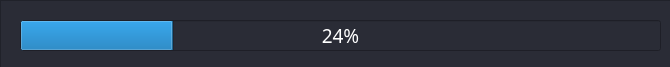
<?xml version="1.0" encoding="UTF-8"?>
<ui version="4.0">
 <class>LoadingWindow</class>
 <widget class="QMainWindow" name="LoadingWindow">
  <property name="geometry">
   <rect>
    <x>0</x>
    <y>0</y>
    <width>670</width>
    <height>67</height>
   </rect>
  </property>
  <property name="windowTitle">
   <string/>
  </property>
  <widget class="QWidget" name="centralwidget">
   <widget class="QFrame" name="frame">
    <property name="geometry">
     <rect>
      <x>0</x>
      <y>0</y>
      <width>721</width>
      <height>181</height>
     </rect>
    </property>
    <property name="styleSheet">
     <string notr="true">background-color: rgb(42, 44, 54);</string>
    </property>
    <property name="frameShape">
     <enum>QFrame::StyledPanel</enum>
    </property>
    <property name="frameShadow">
     <enum>QFrame::Raised</enum>
    </property>
    <widget class="QProgressBar" name="progressBar">
     <property name="geometry">
      <rect>
       <x>20</x>
       <y>20</y>
       <width>641</width>
       <height>31</height>
      </rect>
     </property>
     <property name="font">
      <font>
       <family>Trebuchet MS</family>
       <pointsize>14</pointsize>
      </font>
     </property>
     <property name="styleSheet">
      <string notr="true">color: rgb(255, 255, 255);</string>
     </property>
     <property name="value">
      <number>24</number>
     </property>
    </widget>
   </widget>
  </widget>
 </widget>
 <resources/>
 <connections/>
</ui>
